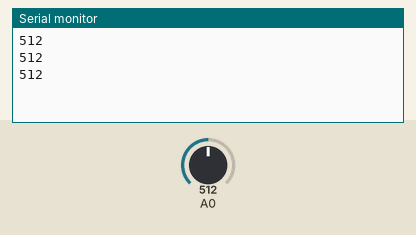
Recording of a sketch running on a simulated Arduino Uno, built with avr-gcc and run on an emulated ATmega328P. On the bench: the last lines printed to the serial monitor. The inputs (shaded band) are chosen by the test bench; at power-on: A0 = 512.

Above: at 2.2 s.
2.3 s: A0 set to 716
At 2.9 s:
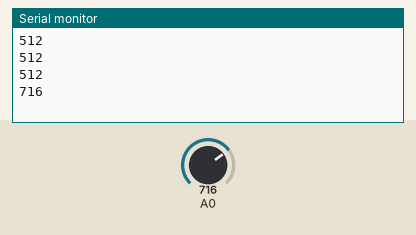
3.8 s: A0 set to 900
At 4.4 s:
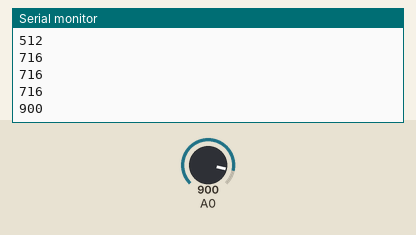
Timing chart, 0 to 6.8 s (numbered marks = the images above; inputs shaded):
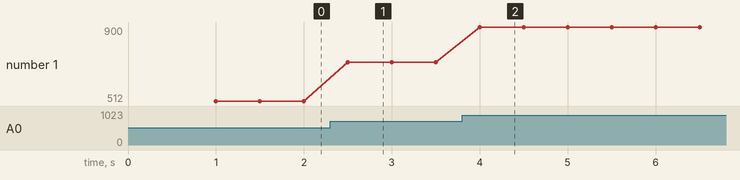

The sketch:

_arduino_code_for_food_testing.ino
```cpp
void setup() {
  Serial.begin(115200);
  delay(1000);
}

void loop() {
  int sensorValue = analogRead(A0);
  Serial.println(sensorValue);
  delay(500);
}
```

Measured:
- after the input at 2.3 s, the serial monitor: prints a new line after 0.20 s (image 1)
- after the input at 3.8 s, the serial monitor: prints a new line after 0.20 s (image 2)
- plotted number 1: 512 → 716 after the input at 2.3 s, 716 → 900 after the input at 3.8 s
